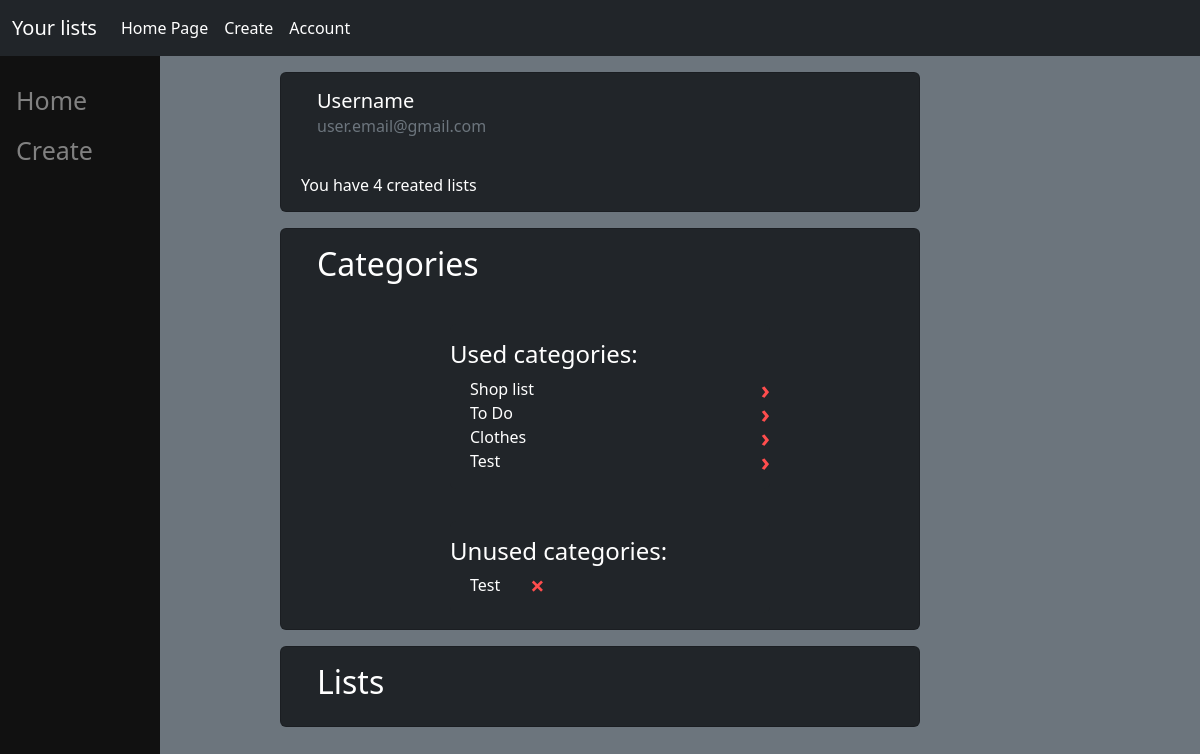
Before: /account/ with the older database file.
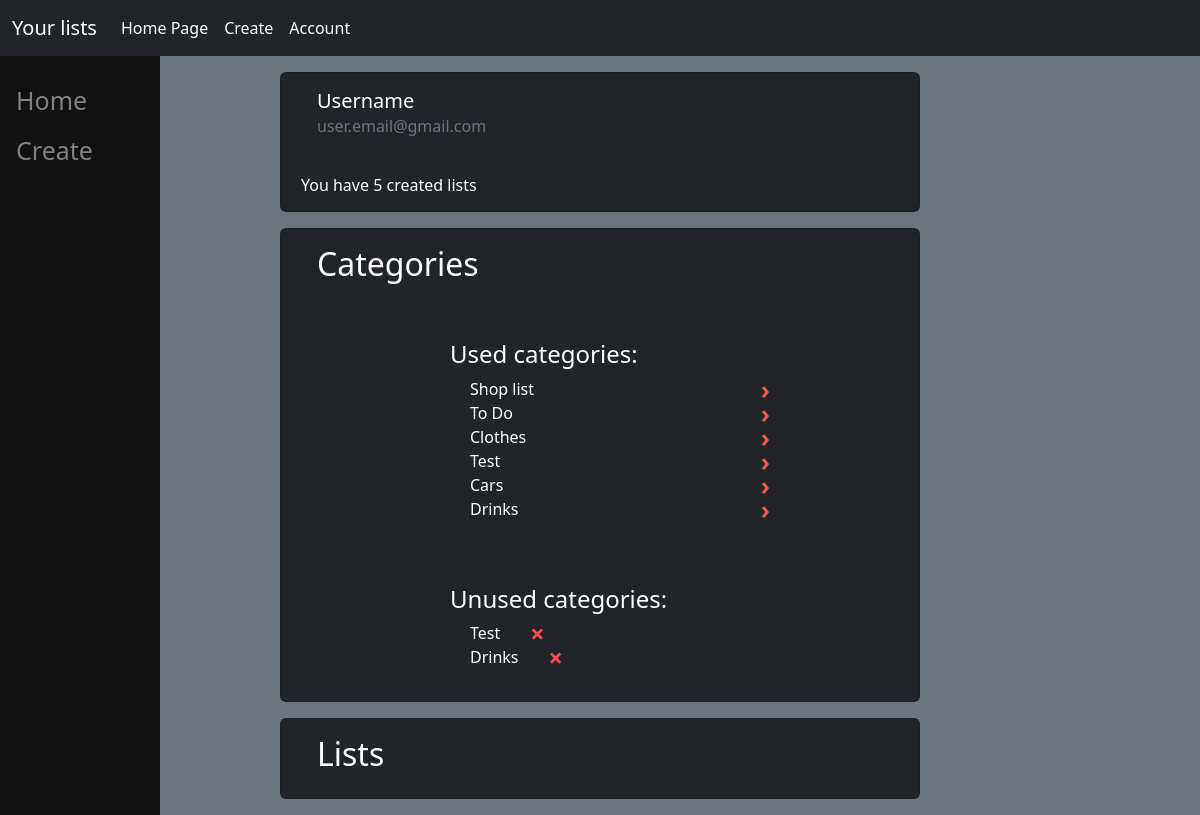
After: the same page with the newer database file.
### lists/models.py (models this page shows, shortened)
class Category(models.Model):
    name = models.CharField(max_length=50, null=False, blank=False)

### lists/views.py (the view)
# urls.py: path("account/", views.userDetail, name="account"),
def userDetail(request):
    lists = List.objects.all()
    categories = Category.objects.all()
    context = {'lists': lists, 'categories': categories}
    return render(request, "lists/user.html", context)

### lists/templates/lists/user.html (shortened to what this page needs)
<!DOCTYPE html>
<html lang="en">
<head>
    <link href="https://cdn.jsdelivr.net/npm/bootstrap@5.2.3/dist/css/bootstrap.min.css" rel="stylesheet"
>
</head>
<body class="bg-secondary text-white">
    <nav class="navbar navbar-expand navbar-dark bg-dark">
        <div class="container-fluid">
            <a class="navbar-brand">Your lists</a>
            <div class="collapse navbar-collapse" id="navbarText">
                <ul class="navbar-nav me-auto mb-2 mb-lg-0">
                    <li class="nav-item">
                        <a class="nav-link active" href="{% url 'lists' %}">Home Page</a>
                    </li>
                    <li class="nav-item">
                        <a class="nav-link active" href="{% url 'create' %}">Create</a>
                    </li>
                    <li class="nav-item">
                        <a class="nav-link active" href="{% url 'account' %}">Account</a>
                    </li>
                </ul>
            </div>
        </div>
    </nav>
      <div class="sidenav">
        <a href="{% url 'lists' %}">Home</a>
        <a href="{% url 'create' %}">Create</a>
    </div>
     <div class="card bg-dark text-white mx-auto my-3" style="width: 40rem; padding-left: 20px">
        <div class="card-body">
            <h5 class="card-title" >Username</h5>
            <h6 class="card-subtitle mb-2 text-muted">user.email@gmail.com</h6>
        </div>
         <h6 class="card-text my-3">You have {{ lists.count }} created lists</h6>
    </div>
    <div class="card bg-dark text-white mx-auto my-3" style="width: 40rem; padding-left: 20px;">
        <div class="card-body">
            <h2 class="card-title">Categories</h2>
        </div>
        <div class="card bg-dark text-white mx-auto my-3 border-0" style="width: 20rem;">
            <div class="card-text my-3">
                    <h4> Used categories: </h4>
                        {% for category in categories %}
                            <li class="list-group-item bg-dark text-white" style=" display: flex; align-items: center; padding-left: 20px; justify-content: space-between;">
                                    {{category.name}}
                                    <a class="delete-link" href="{% url 'lists' %}?category={{category.name}}">&#8250;</a>
                            </li>
                        {% endfor %}
                </div>
            </div>
        <form method="POST" action="">
            <div class="card bg-dark text-white mx-auto my-3 border-0" style="width: 20rem;">
                <div class="card-text my-3">
                    <h4> Unused categories: </h4>
                        {% for category in categories %}
                            <li class="list-group-item bg-dark text-white" style=" display: flex; align-items: center; padding-left: 20px; gap: 10%;">
                                {% if category.list_set.count == 0 %}
                                    {{category.name}}
                                    <a class="delete-link" href="{% url 'delete-category' category.id %}">&#215;</a>
                                {% endif %}
                            </li>
                        {% endfor %}
                </div>
            </div>
        </form>
    </div>
    <div class="card bg-dark text-white mx-auto my-3" style="width: 40rem; padding-left: 20px;">
        <div class="card-body">
            <h2 class="card-title">Lists</h2>
        </div>
    </div>
</body>
</html>

Changed rows visible on the page:
added Category: name "Cars", shown under "Used categories:"
added Category: name "Drinks"
Other visible differences:
{{ lists.count }}: "4" → "5"
